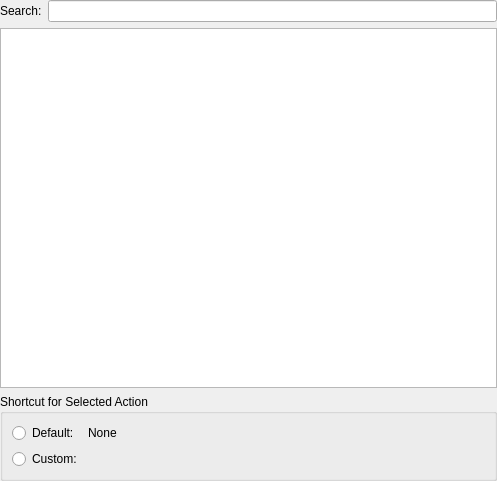
<?xml version="1.0" encoding="UTF-8"?>
<ui version="4.0">
 <class>ShortcutsSettingsWidget</class>
 <widget class="QWidget" name="ShortcutsSettingsWidget">
  <property name="geometry">
   <rect>
    <x>0</x>
    <y>0</y>
    <width>497</width>
    <height>481</height>
   </rect>
  </property>
  <layout class="QVBoxLayout" name="verticalLayout">
   <property name="margin">
    <number>0</number>
   </property>
   <item>
    <layout class="QHBoxLayout" name="horizontalLayout">
     <item>
      <widget class="BuddyLabel" name="label_2">
       <property name="text">
        <string>Search:</string>
       </property>
       <property name="buddy">
        <cstring>searchEdit</cstring>
       </property>
      </widget>
     </item>
     <item>
      <widget class="LineEdit" name="searchEdit"/>
     </item>
    </layout>
   </item>
   <item>
    <widget class="QTreeView" name="shortcutsView">
     <property name="editTriggers">
      <set>QAbstractItemView::NoEditTriggers</set>
     </property>
     <property name="showDropIndicator" stdset="0">
      <bool>false</bool>
     </property>
     <property name="alternatingRowColors">
      <bool>true</bool>
     </property>
     <property name="sortingEnabled">
      <bool>true</bool>
     </property>
     <property name="animated">
      <bool>false</bool>
     </property>
     <property name="allColumnsShowFocus">
      <bool>true</bool>
     </property>
     <attribute name="headerCascadingSectionResizes">
      <bool>true</bool>
     </attribute>
     <attribute name="headerStretchLastSection">
      <bool>true</bool>
     </attribute>
    </widget>
   </item>
   <item>
    <widget class="QGroupBox" name="actionBox">
     <property name="title">
      <string>Shortcut for Selected Action</string>
     </property>
     <layout class="QGridLayout" name="gridLayout">
      <item row="0" column="0">
       <widget class="QRadioButton" name="useDefault">
        <property name="text">
         <string>Default:</string>
        </property>
       </widget>
      </item>
      <item row="0" column="1">
       <widget class="QLabel" name="defaultShortcut">
        <property name="text">
         <string>None</string>
        </property>
       </widget>
      </item>
      <item row="1" column="0">
       <widget class="QRadioButton" name="useCustom">
        <property name="text">
         <string>Custom:</string>
        </property>
       </widget>
      </item>
      <item row="1" column="1">
       <widget class="KeySequenceWidget" name="keySequenceWidget" native="true"/>
      </item>
      <item row="1" column="2">
       <spacer name="horizontalSpacer">
        <property name="orientation">
         <enum>Qt::Horizontal</enum>
        </property>
        <property name="sizeHint" stdset="0">
         <size>
          <width>346</width>
          <height>20</height>
         </size>
        </property>
       </spacer>
      </item>
     </layout>
    </widget>
   </item>
  </layout>
 </widget>
 <customwidgets>
  <customwidget>
   <class>KeySequenceWidget</class>
   <extends>QWidget</extends>
   <header>keysequencewidget.h</header>
   <container>1</container>
  </customwidget>
  <customwidget>
   <class>LineEdit</class>
   <extends>QLineEdit</extends>
   <header>lineedit.h</header>
   <container>0</container>
  </customwidget>
  <customwidget>
   <class>BuddyLabel</class>
   <extends>QLabel</extends>
   <header>buddylabel.h</header>
  </customwidget>
 </customwidgets>
 <tabstops>
  <tabstop>searchEdit</tabstop>
  <tabstop>shortcutsView</tabstop>
  <tabstop>useDefault</tabstop>
  <tabstop>useCustom</tabstop>
 </tabstops>
 <resources/>
 <connections/>
</ui>
